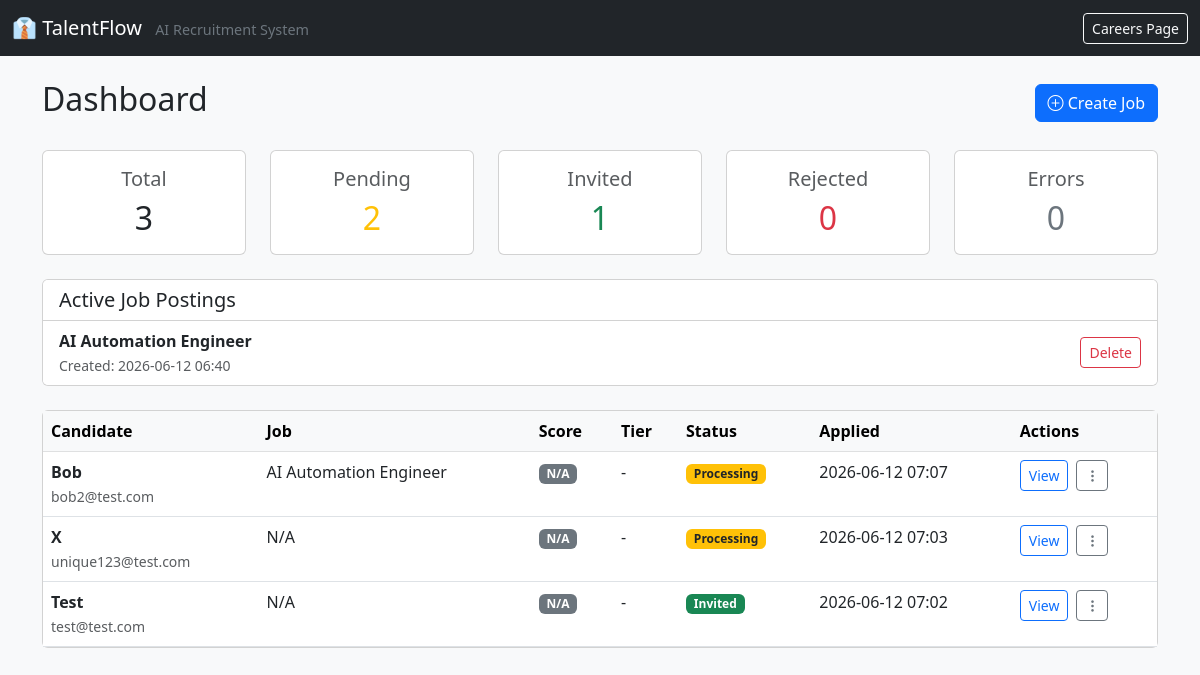
The page / on the database its author committed.
### database/models.py (models this page shows)
class JobDescription(Base):
    __tablename__ = "job_descriptions"
    id = Column(Integer, primary_key=True, index=True)
    title = Column(String(255), nullable=False)
    description = Column(Text, nullable=False)
    active = Column(Integer, default=1)
    created_at = Column(DateTime, server_default=func.now())
    candidates = relationship("Candidate", back_populates="job")

class Candidate(Base):
    __tablename__ = "candidates"
    id = Column(Integer, primary_key=True, index=True)
    job_id = Column(Integer, ForeignKey("job_descriptions.id"))
    name = Column(String(255))
    email = Column(String(255), unique=True, index=True)
    phone = Column(String(50), nullable=True)
    resume_filename = Column(String(255))
    resume_raw_text = Column(Text)
    parsed_experience_years = Column(Float, default=0.0)
    parsed_skills = Column(Text)
    parsed_education = Column(Text)
    parsed_current_role = Column(String(255))
    parsed_summary = Column(Text)
    ai_score = Column(Float, nullable=True)
    ai_tier = Column(String(20), nullable=True)
    ai_reasoning = Column(Text, nullable=True)
    ai_strengths = Column(Text, nullable=True)
    ai_concerns = Column(Text, nullable=True)
    ai_interview_questions = Column(Text, nullable=True)
    ack_sent = Column(Integer, default=0)
    decision_sent = Column(Integer, default=0)
    status = Column(String(50), default="pending")
    error_log = Column(Text, nullable=True)
    created_at = Column(DateTime, server_default=func.now())
    job = relationship("JobDescription", back_populates="candidates")

### routers/dashboard.py (the view)
@router.get("/", response_class=HTMLResponse)
def dashboard(request: Request, db: Session = Depends(get_db)):
    candidates = db.query(Candidate).order_by(Candidate.created_at.desc()).all()
    jobs = db.query(JobDescription).filter(JobDescription.active == 1).all()
    total = len(candidates)
    pending = sum(1 for c in candidates if c.status in ["pending", "pending_score", "scoring"])
    invited = sum(1 for c in candidates if c.status == "invited")
    rejected = sum(1 for c in candidates if c.status == "rejected")
    error_count = sum(1 for c in candidates if c.status == "error")
    stats = {
        "total": total,
        "pending": pending,
        "invited": invited,
        "rejected": rejected,
        "error_count": error_count
    }
    return templates.TemplateResponse("dashboard.html", {
        "request": request,
        "candidates": candidates,
        "jobs": jobs,
        "stats": stats
    })

### templates/dashboard.html (shortened to what this page needs)
{% extends "base.html" %}
{% block content %}
<div class="d-flex justify-content-between align-items-center mb-4">
    <h2>Dashboard</h2>
    <button class="btn btn-primary" data-bs-toggle="modal" data-bs-target="#createJobModal">
        <i class="bi bi-plus-circle"></i> Create Job
    </button>
</div>
<div class="row mb-4">
    <div class="col">
        <div class="card text-center h-100">
            <div class="card-body">
                <h5 class="card-title text-muted">Total</h5>
                <h2 class="card-text">{{ stats.total }}</h2>
            </div>
        </div>
    </div>
    <div class="col">
        <div class="card text-center h-100">
            <div class="card-body">
                <h5 class="card-title text-muted">Pending</h5>
                <h2 class="card-text text-warning">{{ stats.pending }}</h2>
            </div>
        </div>
    </div>
    <div class="col">
        <div class="card text-center h-100">
            <div class="card-body">
                <h5 class="card-title text-muted">Invited</h5>
                <h2 class="card-text text-success">{{ stats.invited }}</h2>
            </div>
        </div>
    </div>
    <div class="col">
        <div class="card text-center h-100">
            <div class="card-body">
                <h5 class="card-title text-muted">Rejected</h5>
                <h2 class="card-text text-danger">{{ stats.rejected }}</h2>
            </div>
        </div>
    </div>
    <div class="col">
        <div class="card text-center h-100">
            <div class="card-body">
                <h5 class="card-title text-muted">Errors</h5>
                <h2 class="card-text text-secondary">{{ stats.error_count }}</h2>
            </div>
        </div>
    </div>
</div>
<div class="row mb-4">
    <div class="col-12">
        <div class="card">
            <div class="card-header bg-white d-flex justify-content-between align-items-center">
                <h5 class="mb-0">Active Job Postings</h5>
            </div>
            <ul class="list-group list-group-flush">
                {% for job in jobs %}
                <li class="list-group-item d-flex justify-content-between align-items-center">
                    <div>
                        <strong>{{ job.title }}</strong>
                        <br><small class="text-muted">Created: {{ job.created_at.strftime('%Y-%m-%d %H:%M') if job.created_at else '' }}</small>
                    </div>
                    <button type="button" class="btn btn-sm btn-outline-danger delete-job-btn" data-job-id="{{ job.id }}">Delete</button>
                </li>
                {% else %}
                <li class="list-group-item text-muted">No active job postings.</li>
                {% endfor %}
            </ul>
        </div>
    </div>
</div>
<div class="card">
    <div class="card-body p-0">
        <div class="table-responsive">
            <table class="table table-hover mb-0">
                <thead class="table-light">
                    <tr>
                        <th>Candidate</th>
                        <th>Job</th>
                        <th>Score</th>
                        <th>Tier</th>
                        <th>Status</th>
                        <th>Applied</th>
                        <th>Actions</th>
                    </tr>
                </thead>
                <tbody>
                    {% for c in candidates %}
                    <tr>
                        <td>
                            <strong>{{ c.name or "N/A" }}</strong><br>
                            <small class="text-muted">{{ c.email }}</small>
                        </td>
                        <td>{{ c.job.title if c.job else "N/A" }}</td>
                        <td>
                            {% if c.ai_score is not none %}
                                {% set badge_class = "success" if c.ai_score >= 70 else ("warning" if c.ai_score >= 50 else "danger") %}
                                <span class="badge bg-{{ badge_class }} fs-6">{{ c.ai_score|int }}</span>
                            {% else %}
                                <span class="badge bg-secondary">N/A</span>
                            {% endif %}
                        </td>
                        <td>
                            {% if c.ai_tier %}
                                <span class="badge bg-dark">{{ c.ai_tier|upper }}</span>
                            {% else %}
                                -
                            {% endif %}
                        </td>
                        <td>
                            {% if c.status == 'invited' %}
                                <span class="badge bg-success">Invited</span>
                            {% elif c.status == 'rejected' %}
                                <span class="badge bg-danger">Rejected</span>
                            {% elif c.status == 'error' %}
                                <span class="badge bg-secondary">Error</span>
                            {% else %}
                                <span class="badge bg-warning text-dark">Processing</span>
                            {% endif %}
                        </td>
                        <td>{{ c.created_at.strftime('%Y-%m-%d %H:%M') if c.created_at else '' }}</td>
                        <td>
                            <div class="d-flex align-items-center gap-2">
                                <a href="/candidate/{{ c.id }}" class="btn btn-sm btn-outline-primary">View</a>
                                <div class="dropdown">
                                    <button
                                        class="btn btn-sm btn-outline-secondary candidate-actions-btn"
                                        type="button"
                                        data-bs-toggle="dropdown"
                                        aria-expanded="false"
                                        aria-label="Candidate actions for {{ c.name or c.email }}"
                                    >
                                        <i class="bi bi-three-dots-vertical"></i>
                                    </button>
                                </div>
                            </div>
                        </td>
                    </tr>
                    {% else %}
                    <tr>
                        <td colspan="7" class="text-center py-4 text-muted">No candidates found.</td>
                    </tr>
                    {% endfor %}
                </tbody>
            </table>
        </div>
    </div>
</div>
{% endblock %}

### templates/base.html (shortened to what this page needs)
<!DOCTYPE html>
<html lang="en">
<head>
    <link href="https://cdn.jsdelivr.net/npm/bootstrap@5.3.0/dist/css/bootstrap.min.css" rel="stylesheet">
    <link rel="stylesheet" href="https://cdn.jsdelivr.net/npm/bootstrap-icons@1.10.5/font/bootstrap-icons.css">
    <link rel="stylesheet" href="/static/style.css">
</head>
<body>
    <nav class="navbar navbar-dark bg-dark mb-4">
        <div class="container-fluid">
            <a class="navbar-brand" href="/">
                👔 TalentFlow <span class="text-secondary ms-2" style="font-size: 0.9rem;">AI Recruitment System</span>
            </a>
            <div class="d-flex">
                <a href="/upload" class="btn btn-outline-light btn-sm" target="_blank">Careers Page</a>
            </div>
        </div>
    </nav>
    <div class="container">
        {% block content %}{% endblock %}
    </div>
</body>
</html>

### static/style.css (style rules this page uses)
body { background-color: #f8f9fa; }

### rows shown on the page
JobDescription: title "AI Automation Engineer", created_at "2026-06-12 06:40"
Candidate: name "Bob", email "bob2@test.com", job "AI Automation Engineer", shows "N/A", status "Processing", created_at "2026-06-12 07:07"
Candidate: name "X", email "unique123@test.com", job "N/A", status "Processing", created_at "2026-06-12 07:03"
Candidate: name "Test", email "test@test.com", job "N/A", status "Invited", created_at "2026-06-12 07:02"

### other values the page prints
{{ stats.total }} "3"
{{ stats.pending }} "2"
{{ stats.invited }} "1"
{{ stats.rejected }} "0"
{{ stats.error_count }} "0"
